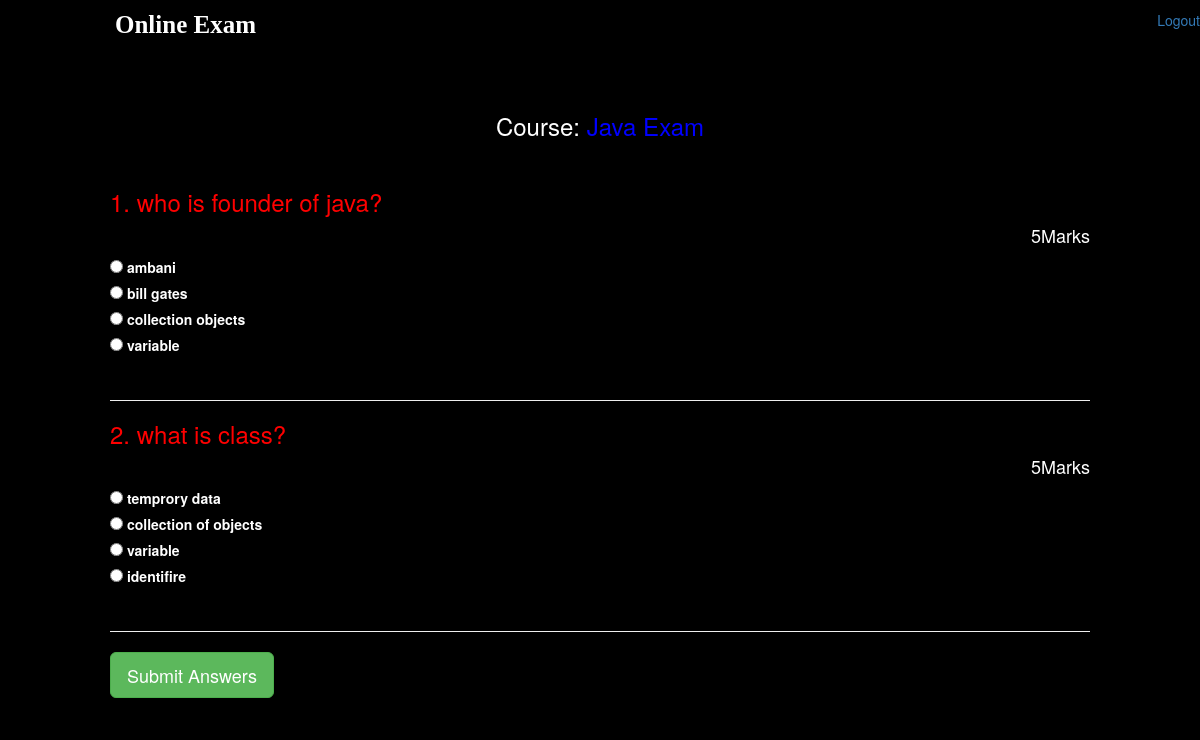
Page /7/exam on the committed database.
### testapp/models.py (models this page shows, shortened)
class Course(models.Model):
    course_name = models.CharField(max_length=100)
    ques_no = models.PositiveIntegerField()
    total_marks = models.PositiveIntegerField()

class Question(models.Model):
    course = models.ForeignKey(Course,on_delete=models.CASCADE)
    marks = models.PositiveIntegerField()
    question = models.CharField(max_length=500)
    option1 = models.CharField(max_length=100)
    option2 = models.CharField(max_length=100)
    option3 = models.CharField(max_length=100)
    option4 = models.CharField(max_length=100)
    select = (('option1','option1'),('option2','option2'),('option3','option3'),('option4','option4'))
    answer = models.CharField(max_length=100,choices=select)

### testapp/views.py (the view)
# urls.py: path('<int:pk>/exam', views.Exam_view.as_view(),name='exam'),
class Exam_view(View):
    def get(self,request,pk):
        course = Course.objects.get(id=pk)
        question = Question.objects.all().filter(course=course)
        if request.method == 'POST':
            pass
        response = render(request,'testapp/exam.html',{'course':course,'question':question})
        response.set_cookie('course_id',course.id)
        print(question)
        return response

### template/testapp/exam.html (shortened to what this page needs)
<!doctype html>
{% load static%}
<html lang="en">
  <head>
    <link rel="stylesheet" href="{% static 'css/style2.css'%}">
    <link rel="stylesheet" href="https://cdn.jsdelivr.net/npm/bootstrap@3.4.1/dist/css/bootstrap.min.css">
  </head>
  <body style="background-color:black;">
    {% include 'testapp/navbar.html'%}
    <div class="jumbotron" style="background:transparent;color:white;">
      <div class="containter" >
        <div class="row">
          <form class="" autocomplete="off" onsubmit="return SaveAns() "action="/calculate/" method="POST">
            <h3  style="text-align:center;">Course:   <span style="color:blue;">{{course.course_name}}</span></h3><br>
                   {% for i in question%}
                      <h3 style="color:red;">{{forloop.counter}}.   {{i.question}}</h3><h4 style="text-align:right;">{{i.marks}}Marks</h4>
                      <div class="">
                        <input type="radio" name="{{forloop.counter}}"  value="option1">
                        <label >{{i.option1}}</label>
                      </div>
                      <div class="">
                         <input type="radio" name="{{forloop.counter}}"  value="option2">
                         <label >{{i.option2}}</label>
                      </div>
                      <div class="">
                         <input type="radio" name="{{forloop.counter}}"  value="option3">
                         <label >{{i.option3}}</label>
                      </div>
                      <div class="">
                         <input type="radio" name="{{forloop.counter}}"  value="option4">
                         <label >{{i.option4}}</label>
                      </div>
                       <br>
                       <hr>
                    {% endfor%}
                    <input type="submit" name="" value="Submit Answers" class="btn btn-success btn-lg">
          </form>
        </div>
      </div>
    </div>
  </body>
</html>

### static/css/style.css (style rules this page uses)
* { margin: 0px; padding: 0px; }
body { background-image: url('/static/image/tag.jpg'); background-repeat: no-repeat; background-size: cover; display:block; }
form { padding: 15px; border-radius: 5px; }

### template/testapp/exam.html (style rules this page uses)
.containter { background: rgba(0,0,0,0.3); margin-left: 5%; margin-right: 5%; padding-left: 50px; padding-right: 50px; border-radius: 20px; margin-top: 30px; }
.jumbotron { background:transparent; }

### rows in the picture
Course: course_name "Java Exam"
Question: question "who is founder of java?", marks "5", option1 "ambani", option2 "bill gates", option3 "collection objects", option4 "variable"
Question: question "what is class?", marks "5", option1 "temprory data", option2 "collection of objects", option3 "variable", option4 "identifire"
